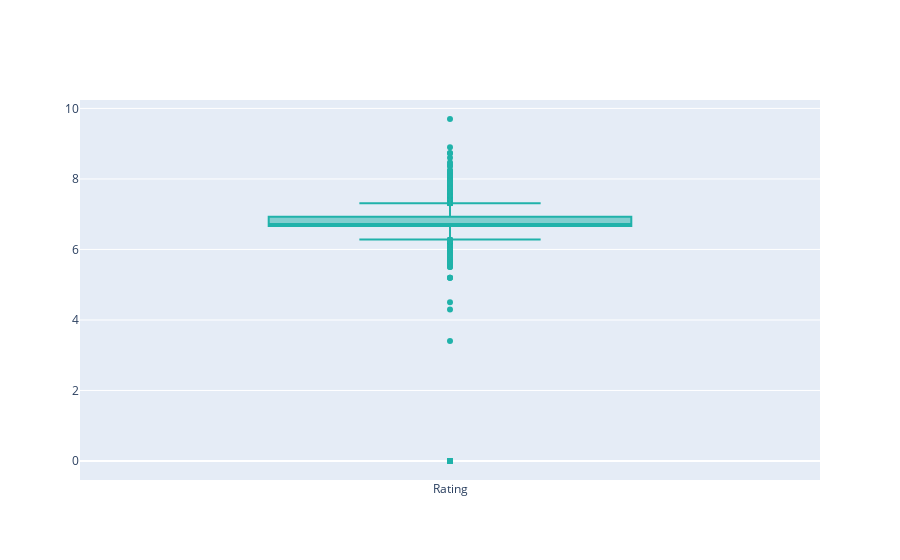

Notebook cell for this chart:
### Code cell
data = [trace0_1_overall]

offline.iplot(data)

### Figure 1 — Plotly figure (JSON) as saved in the notebook; plotly's stock layout.template omitted (floating-point values rounded to 4 significant figures; data arrays with more than 128 entries replaced by an {"elided": "..."} marker saying what was removed)
{"data": [{"marker": {"color": "lightseagreen"}, "name": "Rating", "type": "box", "y": {"elided": "5733 float values"}}], "layout": {}}
